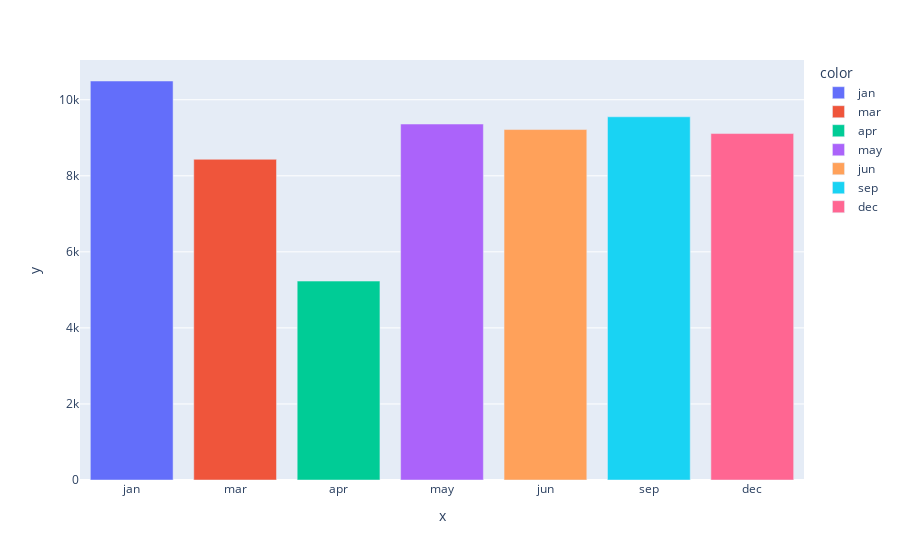

Source (notebook cell):
### Markdown cell above
# Average amount spend by  Airline passengers in a month

### Code cell
px.bar(x=data1['month'],y=data1['Price'],color=data1['month'],hover_name=data1['month'])

### Figure 1 — Plotly figure (JSON) as saved in the notebook; plotly's stock layout.template omitted (floating-point values rounded to 4 significant figures)
{"data": [{"alignmentgroup": "True", "hovertemplate": "<b>%{hovertext}</b><br><br>color=jan<br>x=%{x}<br>y=%{y}<extra></extra>", "hovertext": ["jan"], "legendgroup": "jan", "marker": {"color": "#636efa", "pattern": {"shape": ""}}, "name": "jan", "offsetgroup": "jan", "orientation": "v", "showlegend": true, "textposition": "auto", "type": "bar", "x": ["jan"], "xaxis": "x", "y": [10490.0], "yaxis": "y"}, {"alignmentgroup": "True", "hovertemplate": "<b>%{hovertext}</b><br><br>color=mar<br>x=%{x}<br>y=%{y}<extra></extra>", "hovertext": ["mar"], "legendgroup": "mar", "marker": {"color": "#EF553B", "pattern": {"shape": ""}}, "name": "mar", "offsetgroup": "mar", "orientation": "v", "showlegend": true, "textposition": "auto", "type": "bar", "x": ["mar"], "xaxis": "x", "y": [8434.0], "yaxis": "y"}, {"alignmentgroup": "True", "hovertemplate": "<b>%{hovertext}</b><br><br>color=apr<br>x=%{x}<br>y=%{y}<extra></extra>", "hovertext": ["apr"], "legendgroup": "apr", "marker": {"color": "#00cc96", "pattern": {"shape": ""}}, "name": "apr", "offsetgroup": "apr", "orientation": "v", "showlegend": true, "textposition": "auto", "type": "bar", "x": ["apr"], "xaxis": "x", "y": [5231.0], "yaxis": "y"}, {"alignmentgroup": "True", "hovertemplate": "<b>%{hovertext}</b><br><br>color=may<br>x=%{x}<br>y=%{y}<extra></extra>", "hovertext": ["may"], "legendgroup": "may", "marker": {"color": "#ab63fa", "pattern": {"shape": ""}}, "name": "may", "offsetgroup": "may", "orientation": "v", "showlegend": true, "textposition": "auto", "type": "bar", "x": ["may"], "xaxis": "x", "y": [9361.0], "yaxis": "y"}, {"alignmentgroup": "True", "hovertemplate": "<b>%{hovertext}</b><br><br>color=jun<br>x=%{x}<br>y=%{y}<extra></extra>", "hovertext": ["jun"], "legendgroup": "jun", "marker": {"color": "#FFA15A", "pattern": {"shape": ""}}, "name": "jun", "offsetgroup": "jun", "orientation": "v", "showlegend": true, "textposition": "auto", "type": "bar", "x": ["jun"], "xaxis": "x", "y": [9216.0], "yaxis": "y"}, {"alignmentgroup": "True", "hovertemplate": "<b>%{hovertext}</b><br><br>color=sep<br>x=%{x}<br>y=%{y}<extra></extra>", "hovertext": ["sep"], "legendgroup": "sep", "marker": {"color": "#19d3f3", "pattern": {"shape": ""}}, "name": "sep", "offsetgroup": "sep", "orientation": "v", "showlegend": true, "textposition": "auto", "type": "bar", "x": ["sep"], "xaxis": "x", "y": [9551.0], "yaxis": "y"}, {"alignmentgroup": "True", "hovertemplate": "<b>%{hovertext}</b><br><br>color=dec<br>x=%{x}<br>y=%{y}<extra></extra>", "hovertext": ["dec"], "legendgroup": "dec", "marker": {"color": "#FF6692", "pattern": {"shape": ""}}, "name": "dec", "offsetgroup": "dec", "orientation": "v", "showlegend": true, "textposition": "auto", "type": "bar", "x": ["dec"], "xaxis": "x", "y": [9111.0], "yaxis": "y"}], "layout": {"barmode": "relative", "legend": {"title": {"text": "color"}, "tracegroupgap": 0}, "margin": {"t": 60}, "xaxis": {"anchor": "y", "domain": [0, 1], "title": {"text": "x"}}, "yaxis": {"anchor": "x", "domain": [0, 1], "title": {"text": "y"}}}}
